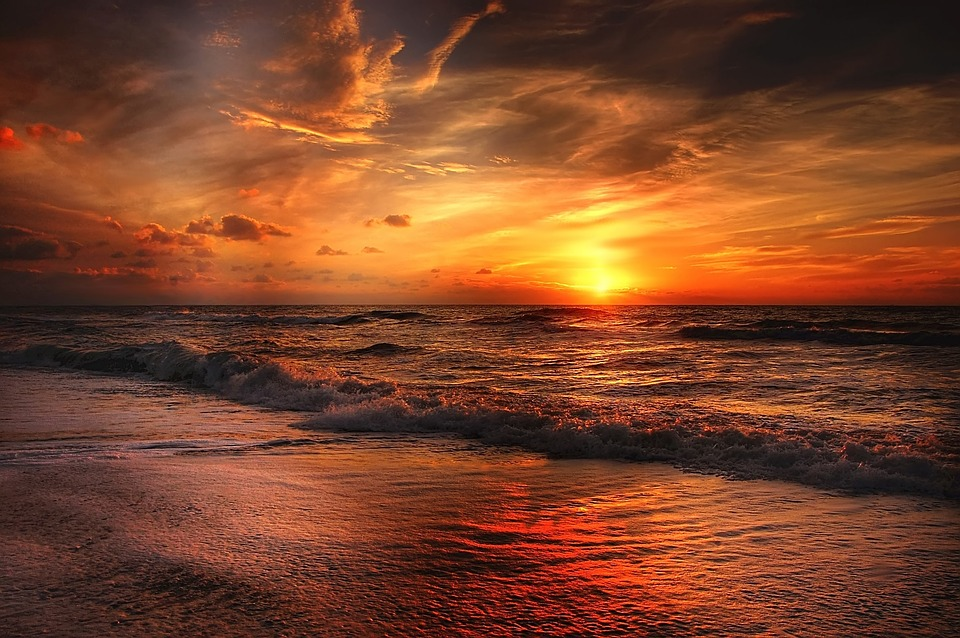
#> input picture hw3/A.jpg, 960 x 638 px
$ jupyter execute DS108Homework3.ipynb
#> lines starting #> are read from the running program, lines starting #| are printed output that depends on the picture
# Problem 1 Gamma and Beta occur more often than you think: (30%)

A box is to be constructed so that the height is 1 meter and
its base is $X$ meter by $X$ meter. If $X$ is a random variable with a standard normal distribution (standard Guassian distribution), then
* (1) Derive the probability density function of the volume $V$ from that of X. (15%)
* (2) The probability density function of $V$ is actually a Gamma distribution.  What are the values of the parameters $\theta$ and $\alpha$, respectively? (15%)

# Problem 2 Random Variable Transformation: (40%)

Min() and Max() appears frequently in applications of data science.
Let X and Y be two independent random variables with identical probability density function given by
$$f(x) =\begin{cases}
e^{-x} & for\; x > 0 \\
0 & elsewhere.\end{cases}$$
* What is the probability density function of $Z = max(X, Y)$?
* What is the probability density function of $W = min(X, Y)$?

## Problem 3 SVD vs Image Compression (30%):

### Background Information
SVD decomposes a matrix $A$ into $U\Sigma V^T$.

We can reduce the size of an image in bytes to an acceptable level of quality utilizing SVD. This means that we are able to store the images in the smaller storage space.

Here we use the fact that, after SVD decomposition, often only a few singular values in $\Sigma$ are large. We can trim down the size of the decomposed matrices, by using only the first few singular values in $\Sigma$ and using the corresponding data in $U$ and $V$, while maintaining a good approximation of the original image.

Some of the images reproduced using such trimmed down matrices are nearly indistinguishable from the original image when seeing with the human eye.

### Question:
Make suitable modifications to the following program so that the program prints out 6 different versions of B.jpg, using 100%, 80%, 50%, 20%, 10%, and 5% of singular values and corresponding amount of data in U and V matrices.

* **Note:** Put the image files A.jpg and B.jpg in the same folder as the Python code.
* **Hint:** Make sure you truly understand SVD and how python and numpy work.  Then you only need to modify/add very few lines of code.
* **Comment:** After you finish this homework problem, you can observe and appreciate how singular value decomposition can be provide insights for us to  preserve useful information in data.

[cell 1]
import numpy as np
import pandas as pd
import matplotlib.pyplot as plt
import cv2
import math as mt

# read image in grayscale
img = cv2.imread('A.jpg', 0)
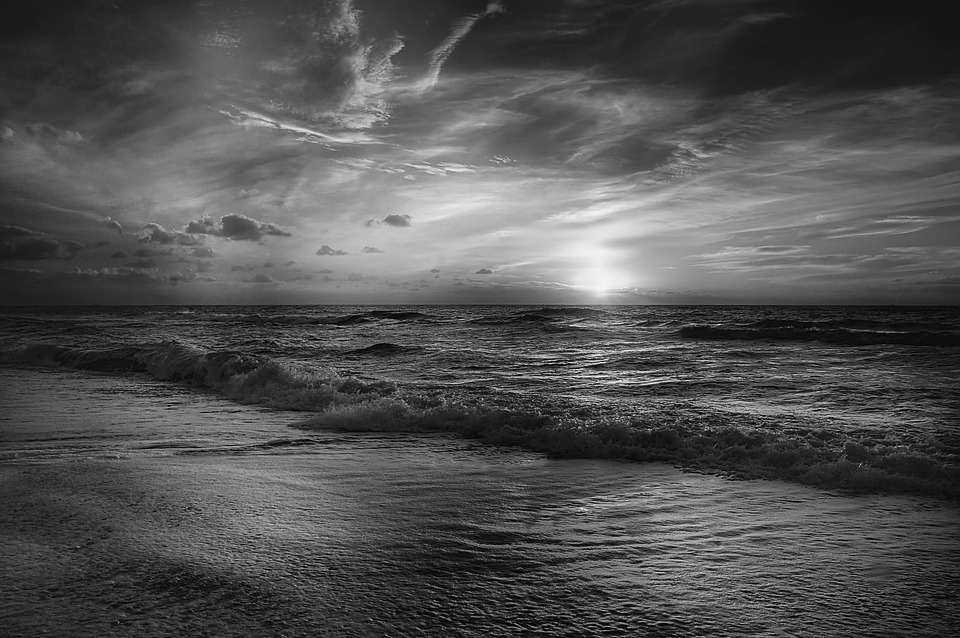
#> img: shape (638, 960); min 0, max 250, mean 81.7
img2 = cv2.imread('B.jpg',0)
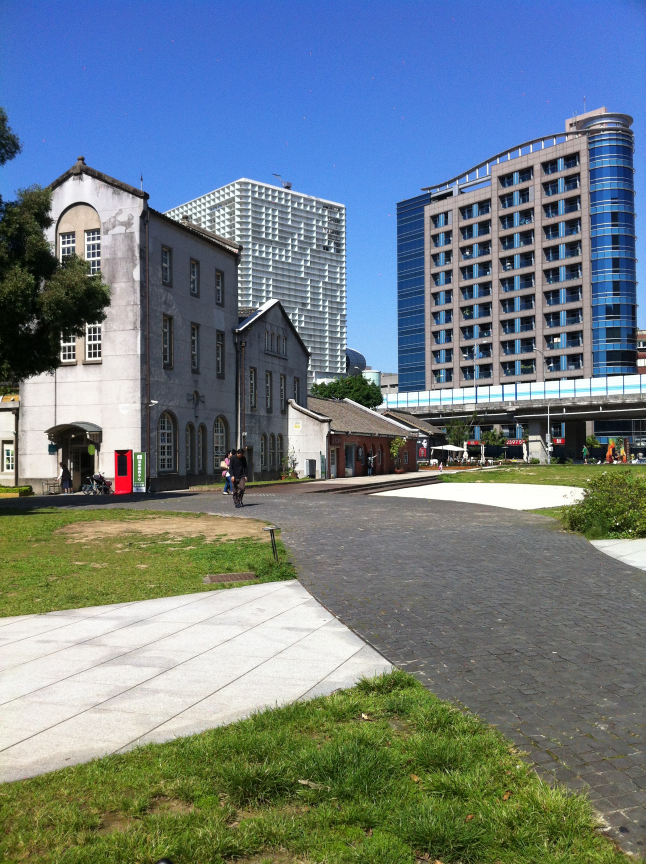
#> input picture hw3/B.JPG, 1936 x 2592 px, found by its file name (shown at 1/3 size)
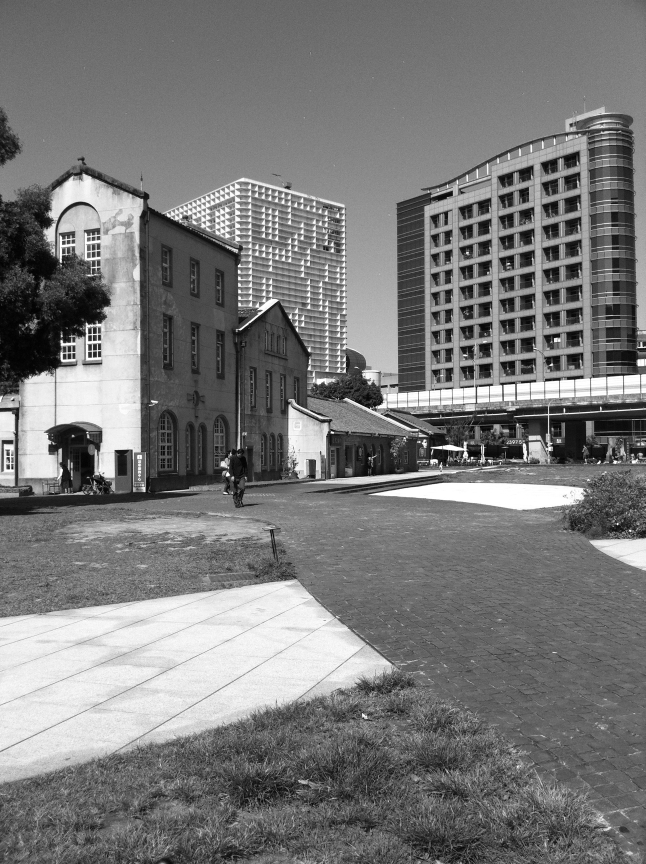
#> img2: shape (2592, 1936) (shown at 1/3 size); min 0, max 255, mean 121.3
print('img shape',img.shape)
#| img shape (638, 960)
print('img2 shape',img2.shape)
#| img2 shape (2592, 1936)
# obtain svd
U, S, V = np.linalg.svd(img2)
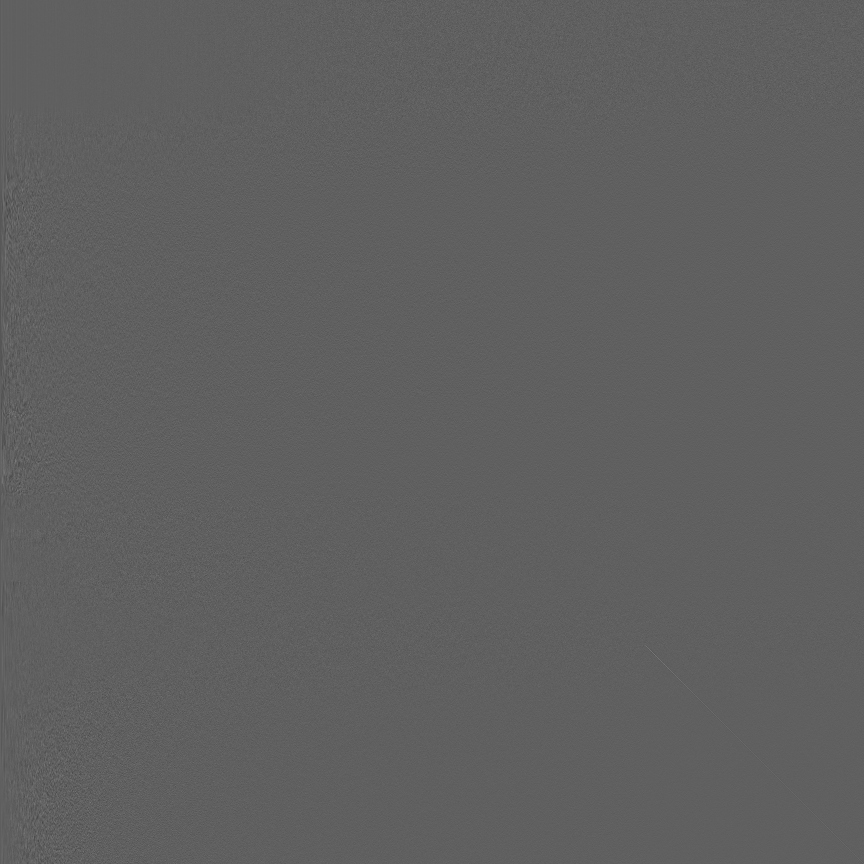
#> U: shape (2592, 2592) float64 (shown at 1/3 size); min -0.22, max 0.362, mean -6.07e-06; drawn with min black and max white
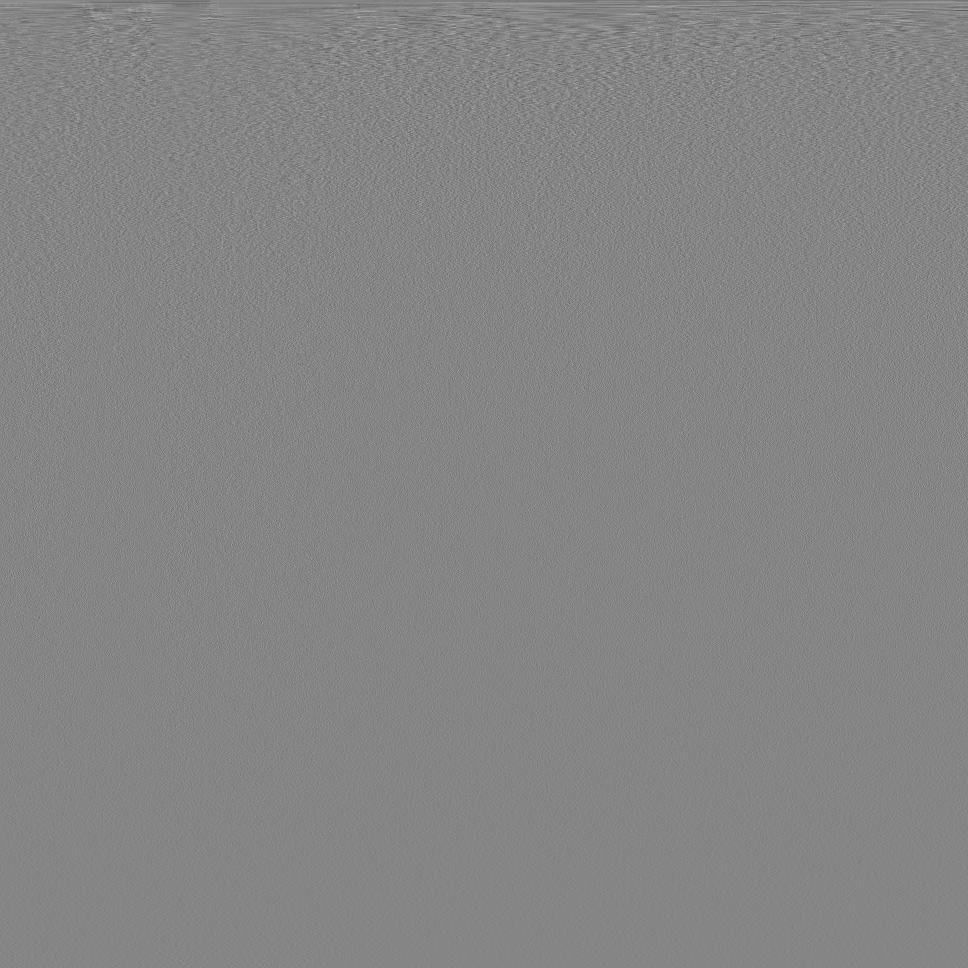
#> V: shape (1936, 1936) float64 (shown at 1/2 size); min -0.215, max 0.197, mean -9.62e-06; drawn with min black and max white
#> S = 1936 values, max 279379.7 at index 0, min 11.77 at index 1935, mean 999.8

# inspect shapes of the matrices
print(U.shape, S.shape, V.shape)
#| (2592, 2592) (1936,) (1936, 1936)

size = 1936 # 638
nSingular = [size, mt.floor(size*0.8), mt.floor(size*0.5), mt.floor(size*0.2), mt.floor(size*0.1), mt.floor(size*0.05)]

plt.figure(figsize = (32, 16))
for i in range(6):
    low_rank = U[:, :nSingular[i]] @ np.diag(S[:nSingular[i]]) @ V[:nSingular[i], :]
    if(i  == 0):
        plt.subplot(2, 3, i+1), plt.imshow(low_rank, cmap = 'gray'), plt.axis('off'), plt.title("Original Image with n_Singulars =" + str(nSingular[i]))
    else:
        plt.subplot(2, 3, i+1), plt.imshow(low_rank, cmap = 'gray'), plt.axis('off'), plt.title("Image with n_Singulars =" + str(nSingular[i]))
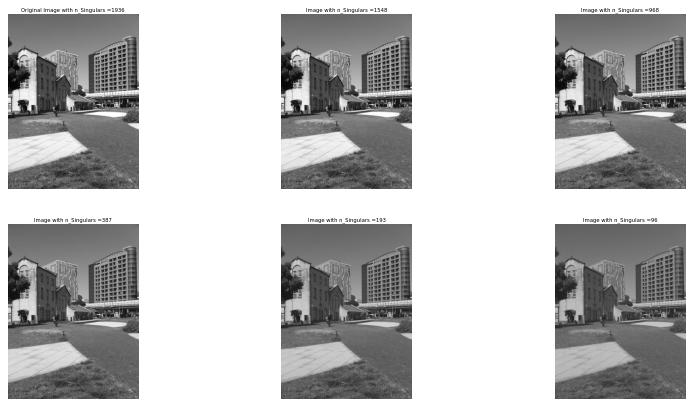
#> figure drawn by matplotlib, 6 panels
